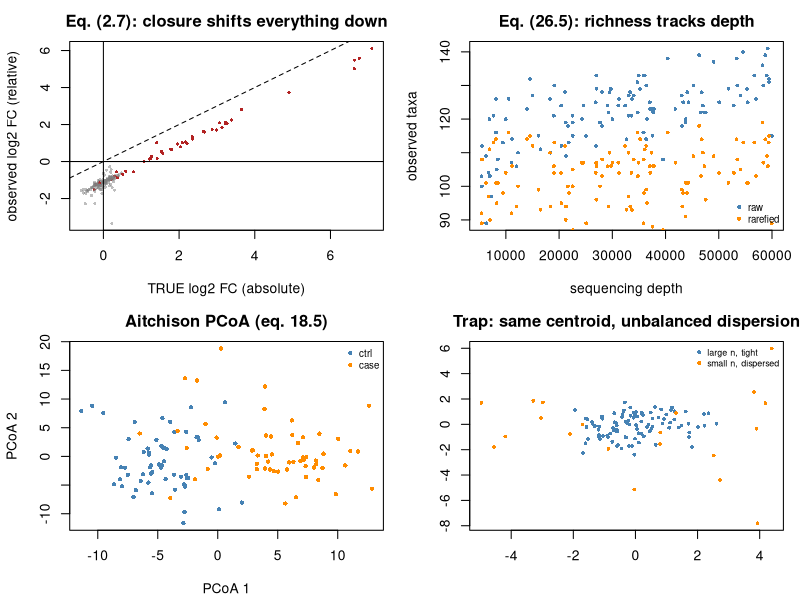

Write R code to recreate this figure.
## ---- chunk 1
MODULE_NAME <- "36_microbiome_compositional"
OUT <- file.path(Sys.getenv("STATS_OUT", unset = "results"), MODULE_NAME)
dir.create(OUT, recursive = TRUE, showWarnings = FALSE)
header <- function(txt) cat("\n", strrep("=", 72), "\n", txt, "\n",
                            strrep("=", 72), "\n", sep = "")
## ---- chunk 2
header("1. Absolute truth -> relative observation (26.1)")
simulate_microbiome <- function(n = 120, D = 180, n_changed = 45, log_effect = 1.9,
                                depth_lo = 5000, depth_hi = 60000) {
  group <- factor(rep(c("ctrl","case"), c(n %/% 2, n - n %/% 2)), levels = c("ctrl","case"))
  base <- exp(rnorm(D, 5.5, 2.2))
  true_log_fc <- numeric(D)
  changed <- sample(D, n_changed)
  ## Deliberately ASYMMETRIC: most changed taxa INCREASE, so the total shifts.
  true_log_fc[changed] <- abs(rnorm(n_changed, 0, log_effect))
  A <- t(sapply(seq_len(n), function(i) {
    eff <- if (group[i] == "case") true_log_fc else 0
    base * exp(eff + rnorm(D, 0, 0.55))
  }))
  A[matrix(runif(n*D), n) < 0.25] <- 0            # structural zeros
  depth <- sample(depth_lo:depth_hi, n, TRUE)
  Y <- t(sapply(seq_len(n), function(i) rmultinom(1, depth[i], A[i, ]/sum(A[i, ]))))
  dimnames(Y) <- list(sprintf("S%03d", seq_len(n)), sprintf("Taxon%03d", seq_len(D)))
  dimnames(A) <- dimnames(Y)
  list(counts = Y, absolute = A,
       meta = data.frame(group = group, depth = depth, row.names = rownames(Y)),
       truth = data.frame(log_fc = true_log_fc, changed = true_log_fc != 0,
                          row.names = colnames(Y)))
}
set.seed(3601)
sim <- simulate_microbiome()
counts <- sim$counts; absolute <- sim$absolute; meta <- sim$meta; truth <- sim$truth
D <- ncol(counts)
cat(sprintf("  %d samples x %d taxa\n", nrow(counts), D))
cat(sprintf("  sequencing depth: %s - %s (%.1fx range)\n",
            format(min(meta$depth), big.mark=","), format(max(meta$depth), big.mark=","),
            max(meta$depth)/min(meta$depth)))
cat(sprintf("  zeros: %.1f%% of the table\n", 100*mean(counts == 0)))
cat(sprintf("  taxa with a TRUE absolute increase: %d\n", sum(truth$changed)))
tc <- mean(rowSums(absolute)[meta$group == "ctrl"])
ts <- mean(rowSums(absolute)[meta$group == "case"])
cat(sprintf("\n  TRUE total absolute load: ctrl %s, case %s  (%.2fx)\n",
            format(round(tc), big.mark=","), format(round(ts), big.mark=","), ts/tc))
cat("  The total went UP. Sequencing cannot see that - it only ever returns a\n")
cat("  FIXED number of reads. Everything below follows from that fact.\n")
## ---- chunk 3
header("2. Relative abundance of UNCHANGED taxa must fall (2.7)")
rel <- counts/rowSums(counts)
cat(sprintf("  %-26s%16s%16s%12s\n", "taxa", "mean rel. ctrl", "mean rel. case",
            "log2 ratio"))
for (row_ in list(list("TRULY increased", truth$changed),
                  list("TRULY unchanged", !truth$changed))) {
  rc <- mean(rel[meta$group == "ctrl", row_[[2]]])
  rs <- mean(rel[meta$group == "case", row_[[2]]])
  cat(sprintf("  %-26s%16.5f%16.5f%12.3f\n", row_[[1]], rc, rs, log2(rs/rc)))
}
cat("\n  The UNCHANGED taxa APPEAR to decrease in relative terms, because a\n")
cat("  fixed number of reads is shared with taxa that genuinely grew. This is\n")
cat("  arithmetic, not ecology (eq. 2.7).\n")
## ---- chunk 4
header("3. clr / alr transforms and the zero problem (26.2)-(26.3)")
clr <- function(X, pseudocount = 0.5) {                          # eq. (26.2)
  Xp <- X + pseudocount; Xp <- Xp/rowSums(Xp)
  lg <- log(Xp); lg - rowMeans(lg)
}
Z <- clr(counts)
cat(sprintf("  clr rows sum to zero: max |row sum| = %.2e\n", max(abs(rowSums(Z)))))
cat(sprintf("  -> the clr covariance matrix is SINGULAR (rank %d of %d), which is\n",
            D - 1, D))
cat("     why you cannot invert it directly for a graphical model (10.6).\n")
tx <- rownames(truth)[truth$changed][1]
cat(sprintf("\n  Pseudocount sensitivity - the same taxon's clr effect:\n"))
cat(sprintf("  %14s%26s%12s\n", "pseudocount", "clr effect (case-ctrl)", "p-value"))
for (pc in c(0.1, 0.5, 1, 5)) {
  Zp <- clr(counts, pc)
  a <- Zp[meta$group == "ctrl", tx]; b <- Zp[meta$group == "case", tx]
  cat(sprintf("  %14.1f%26.4f%12.2e\n", pc, mean(b) - mean(a), t.test(a, b)$p.value))
}
cat("\n  Report the pseudocount and show conclusions survive changing it.\n")
cat("  Distinguish SAMPLING zeros (present but unseen at this depth - a\n")
cat("  pseudocount is reasonable) from STRUCTURAL zeros (genuinely absent -\n")
cat("  these should be MODELLED, not filled).\n")
## ---- chunk 5
header("4. Differential abundance against a KNOWN absolute truth")
da_relative_ttest <- function(counts, meta) {
  rel <- counts/rowSums(counts)
  apply(rel, 2, function(v) tryCatch(t.test(v ~ meta$group)$p.value, error = function(e) 1))
}
da_clr_ttest <- function(counts, meta, pc = 0.5) {
  Z <- clr(counts, pc)
  apply(Z, 2, function(v) tryCatch(t.test(v ~ meta$group)$p.value, error = function(e) 1))
}
da_ancombc_like <- function(counts, meta, pc = 0.5) {
  ## ANCOM-BC-style bias correction, eq. (26.4):
  ##     E[log Y_dj] = log A_dj + log d_j
  ## The sample-specific sampling fraction log d_j is a location shift COMMON
  ## to every taxon within a sample. Estimate it robustly (the median log
  ## abundance), subtract, then test taxon-wise linear models.
  logY <- log(counts + pc)
  corrected <- logY - apply(logY, 1, median)
  g <- as.numeric(meta$group == "case")
  X <- cbind(1, g)
  beta <- qr.coef(qr(X), corrected)
  resid <- corrected - X %*% beta
  dof <- nrow(X) - 2
  se <- sqrt(colSums(resid^2)/dof * chol2inv(qr.R(qr(X)))[2, 2])
  2*pt(abs(beta[2, ]/pmax(se, 1e-12)), dof, lower.tail = FALSE)
}
score <- function(p, label) {
  q <- p.adjust(p, "BH"); rej <- q < 0.05
  tp <- sum(rej & truth$changed); fp <- sum(rej & !truth$changed)
  cat(sprintf("  %-40s%7d%6d%6d%9.2f%8.3f\n", label, sum(rej), tp, fp,
              tp/sum(truth$changed), fp/max(sum(rej), 1)))
}
cat(sprintf("  Truth = an ABSOLUTE increase in %d taxa.\n", sum(truth$changed)))
cat(sprintf("  %-40s%7s%6s%6s%9s%8s\n", "method", "rej", "TP", "FP", "sens", "FDP"))
score(da_relative_ttest(counts, meta), "t-test on relative abundance")
score(da_clr_ttest(counts, meta), "clr + t-test (26.2)")
score(da_ancombc_like(counts, meta), "ANCOM-BC-style bias correction (26.4)")
cat("\n  The naive relative test produces a large number of false positives -\n")
cat("  the UNCHANGED taxa whose SHARE fell because the changed ones grew.\n")
cat("  Estimating and removing the sample-specific sampling fraction (26.4) is\n")
cat("  what ANCOM-BC2 does, and it is why it controls FDR where naive\n")
cat("  relative-abundance tests do not.\n")
## ---- chunk 6
header("5. Alpha diversity and rarefaction (26.5)")
shannon <- function(x) { p <- x[x > 0]/sum(x); -sum(p*log(p)) }
chao1 <- function(x) {
  s <- sum(x > 0); f1 <- sum(x == 1); f2 <- sum(x == 2)
  if (f2 > 0) s + f1^2/(2*f2) else s + f1*(f1-1)/2
}
div <- data.frame(observed = rowSums(counts > 0),
                  shannon = apply(counts, 1, shannon),
                  chao1 = apply(counts, 1, chao1),
                  depth = meta$depth, group = meta$group)
cat("  Correlation of each index with sequencing DEPTH (a pure artefact):\n")
for (c_ in c("observed","shannon","chao1"))
  cat(sprintf("    %-10s Spearman = %+.3f\n", c_,
              cor(div$depth, div[[c_]], method = "spearman")))
set.seed(5)
min_depth <- min(meta$depth)
rare <- t(sapply(seq_len(nrow(counts)), function(i)
  rmultinom(1, min_depth, counts[i, ]/sum(counts[i, ]))))
cat(sprintf("\n  After rarefying to %s reads:\n", format(min_depth, big.mark=",")))
cat(sprintf("    observed   Spearman with depth = %+.3f\n",
            cor(meta$depth, rowSums(rare > 0), method = "spearman")))
cat(sprintf("    shannon    Spearman with depth = %+.3f\n",
            cor(meta$depth, apply(rare, 1, shannon), method = "spearman")))
cat("\n  Diversity estimation is one of the FEW places rarefying is defensible -\n")
cat("  richness is intrinsically depth-dependent. For DIFFERENTIAL ABUNDANCE,\n")
cat("  rarefying throws away data and power; use an offset or a bias-corrected\n")
cat("  model instead.\n")
for (c_ in c("observed","shannon")) {
  v <- if (c_ == "observed") rowSums(rare > 0) else apply(rare, 1, shannon)
  cat(sprintf("    %-10s ctrl %8.3f  case %8.3f  p = %.4f\n", c_,
              mean(v[meta$group == "ctrl"]), mean(v[meta$group == "case"]),
              t.test(v ~ meta$group)$p.value))
}
## ---- chunk 7
header("6. PERMANOVA must be paired with a DISPERSION test (26.6)")
aitchison_distance <- function(counts, pc = 0.5) dist(clr(counts, pc))   # eq. (18.5)
bray_curtis_matrix <- function(counts) {
  R <- counts/rowSums(counts); n <- nrow(R)
  D <- matrix(0, n, n)
  for (i in seq_len(n)) D[i, ] <- rowSums(abs(sweep(R, 2, R[i, ])))/rowSums(sweep(R, 2, R[i, ], "+"))
  as.dist(D)
}
permanova <- function(D, group, n_perm = 299) {
  D2 <- as.matrix(D)^2; n <- nrow(D2); g <- as.character(group)
  pf <- function(lab) {
    total <- sum(D2)/(2*n); within <- 0
    for (lv in unique(lab)) { m <- lab == lv; within <- within + sum(D2[m, m])/(2*sum(m)) }
    a <- length(unique(lab))
    ((total - within)/(a - 1))/(within/(n - a))
  }
  f <- pf(g)
  null <- replicate(n_perm, pf(sample(g)))
  c(F = f, p = (1 + sum(null >= f))/(n_perm + 1))
}
permdisp <- function(D, group, n_perm = 299) {
  Dm <- as.matrix(D); g <- as.character(group)
  disp <- numeric(length(g))
  for (lv in unique(g)) {
    m <- which(g == lv)
    medoid <- m[which.min(rowSums(Dm[m, m, drop = FALSE]))]
    disp[m] <- Dm[m, medoid]
  }
  lv <- unique(g)
  obs <- abs(mean(disp[g == lv[1]]) - mean(disp[g == lv[2]]))
  null <- replicate(n_perm, {
    pg <- sample(g); abs(mean(disp[pg == lv[1]]) - mean(disp[pg == lv[2]]))
  })
  c(diff = obs, p = (1 + sum(null >= obs))/(n_perm + 1))
}
set.seed(3602)
for (row_ in list(list("Aitchison (18.5)", aitchison_distance(counts)),
                  list("Bray-Curtis (18.4)", bray_curtis_matrix(counts)))) {
  pv <- permanova(row_[[2]], meta$group); dv <- permdisp(row_[[2]], meta$group)
  cat(sprintf("  %-22s PERMANOVA F = %6.3f, p = %.4f   |   dispersion diff = %.4f, p = %.4f\n",
              row_[[1]], pv["F"], pv["p"], dv["diff"], dv["p"]))
}
cat("\n  TRAP DEMO - groups with IDENTICAL centroids but different spread.\n")
cat("  How often does PERMANOVA wrongly declare a location difference?\n\n")
cat(sprintf("  %-34s%10s%27s\n", "design", "sd ratio", "PERMANOVA rejection rate"))
for (cfg in list(c(60, 60, 1), c(100, 20, 2), c(20, 100, 3))) {
  na_ <- cfg[1]; nb_ <- cfg[2]
  lab <- c("balanced (60 vs 60)", "unbalanced, SMALL grp dispersed",
           "unbalanced, LARGE grp dispersed")[cfg[3]]
  for (sdr in c(2, 3)) {
    rate <- mean(replicate(25, {
      Zt <- rbind(matrix(rnorm(na_*20, 0, 1), na_), matrix(rnorm(nb_*20, 0, sdr), nb_))
      permanova(dist(Zt), rep(c("a","b"), c(na_, nb_)), n_perm = 149)["p"] < 0.05
    }))
    cat(sprintf("  %-34s%10.1f%26.0f%%\n", lab, sdr, 100*rate))
  }
}
cat("\n  The result is sharper than the usual warning. PERMANOVA is fairly\n")
cat("  ROBUST to dispersion differences when the design is BALANCED. It breaks\n")
cat("  down badly when the groups are UNBALANCED and the SMALLER group is the\n")
cat("  more dispersed one - then it rejects almost always, with identical\n")
cat("  centroids. (Anderson & Walsh 2013 document exactly this asymmetry.)\n")
cat("\n  Two practical consequences:\n")
cat("   * Balance your group sizes - yet another payoff from design.\n")
cat("   * Always report PERMDISP alongside PERMANOVA, and say which of\n")
cat("     'different centroids' and 'different spread' your data support.\n")
## ---- chunk 8
png(file.path(OUT, "microbiome.png"), width = 1100, height = 800, res = 110)
par(mfrow = c(2, 2), mar = c(4.2, 4.2, 2.5, 1))
ma_c <- colMeans(absolute[meta$group == "ctrl", ]); ma_s <- colMeans(absolute[meta$group == "case", ])
mr_c <- colMeans(rel[meta$group == "ctrl", ]); mr_s <- colMeans(rel[meta$group == "case", ])
ok <- ma_c > 0 & mr_c > 0
plot(log2(ma_s[ok]/ma_c[ok]), log2(mr_s[ok]/mr_c[ok]), pch = 16, cex = 0.5,
     col = ifelse(truth$changed[ok], "firebrick", adjustcolor("grey50", 0.5)),
     xlab = "TRUE log2 FC (absolute)", ylab = "observed log2 FC (relative)",
     main = "Eq. (2.7): closure shifts everything down")
abline(h = 0); abline(v = 0); abline(0, 1, lty = 2)
plot(div$depth, div$observed, pch = 16, cex = 0.6, col = "steelblue",
     xlab = "sequencing depth", ylab = "observed taxa",
     main = "Eq. (26.5): richness tracks depth")
points(div$depth, rowSums(rare > 0), pch = 16, cex = 0.6, col = "darkorange")
legend("bottomright", c("raw","rarefied"), col = c("steelblue","darkorange"),
       pch = 16, bty = "n", cex = 0.7)
pco <- cmdscale(aitchison_distance(counts), k = 2)
plot(pco, pch = 16, cex = 0.7, col = c("steelblue","darkorange")[meta$group],
     xlab = "PCoA 1", ylab = "PCoA 2", main = "Aitchison PCoA (eq. 18.5)")
legend("topright", levels(meta$group), col = c("steelblue","darkorange"),
       pch = 16, bty = "n", cex = 0.7)
set.seed(6)
Zc <- rbind(matrix(rnorm(100*20, 0, 1), 100), matrix(rnorm(20*20, 0, 3), 20))
plot(Zc[, 1], Zc[, 2], pch = 16, cex = 0.6,
     col = c(rep("steelblue", 100), rep("darkorange", 20)),
     main = "Trap: same centroid, unbalanced dispersion", xlab = "", ylab = "")
legend("topright", c("large n, tight","small n, dispersed"),
       col = c("steelblue","darkorange"), pch = 16, bty = "n", cex = 0.65)
invisible(dev.off())
cat("\nFigure written to", file.path(OUT, "microbiome.png"), "\n")
## ---- chunk 9

## ---- chunk 10

## ---- chunk 11
# sub <- colnames(counts)[1:40]
# Cabs <- cor(absolute[, sub]); Crel <- cor(rel[, sub]); Cclr <- cor(clr(counts)[, sub])
# off <- upper.tri(Cabs)
# for (row_ in list(list("ABSOLUTE (the truth)", Cabs), list("relative (closed)", Crel),
#                   list("clr", Cclr)))
#   cat(sprintf("  %-24s mean off-diag r = %+.4f, max |r| = %.3f\n", row_[[1]],
#               mean(row_[[2]][off]), max(abs(row_[[2]][off]))))
#
# ## Closure forces the AVERAGE correlation negative (eq. 2.7). The clr partially
# ## removes it but is NOT a complete fix: clr rows also sum to zero, so clr
# ## values carry a residual negative constraint. For network inference use
# ## proportionality (phi, rho_p) or SPIEC-EASI, which estimate a sparse
# ## PRECISION matrix (eq. 10.6) on log-ratios rather than raw correlations.
## ---- chunk 12

## ---- chunk 13

## ---- chunk 14
# total_load <- rowSums(absolute)                    # the "qPCR" measurement
# abs_est <- rel * total_load
# logA <- log(abs_est + 1)
# g <- as.numeric(meta$group == "case"); X <- cbind(1, g)
# beta <- qr.coef(qr(X), logA); resid <- logA - X %*% beta
# se <- sqrt(colSums(resid^2)/(nrow(X)-2) * chol2inv(qr.R(qr(X)))[2,2])
# p_abs <- 2*pt(abs(beta[2, ]/pmax(se, 1e-12)), nrow(X)-2, lower.tail = FALSE)
# cat(sprintf("  %-40s%7s%6s%6s%9s%8s\n", "method","rej","TP","FP","sens","FDP"))
# score(da_ancombc_like(counts, meta), "bias-corrected relative (26.4)")
# score(p_abs, "ABSOLUTE abundance (rel x qPCR total)")
#
# ## With an absolute anchor the question becomes answerable DIRECTLY and both
# ## sensitivity and FDP improve. This is why spike-ins and qPCR total-load
# ## measurements are worth the effort: they convert an unidentifiable question
# ## into an identifiable one. Without them, state that your claim is about
# ## RELATIVE abundance.
## ---- chunk 15

## ---- chunk 16

## ---- chunk 17
# cat(sprintf("  %19s%12s%7s%6s%6s%9s%8s\n", "prevalence filter","taxa kept",
#             "rej","TP","FP","sens","FDP"))
# for (thr in c(0, 0.10, 0.25, 0.50)) {
#   keep <- colMeans(counts > 0) >= thr
#   p <- da_ancombc_like(counts[, keep, drop = FALSE], meta)
#   q <- p.adjust(p, "BH"); rej <- q < 0.05
#   t0 <- truth[names(p), ]
#   cat(sprintf("  %18.0f%%%12d%7d%6d%6d%9.2f%8.3f\n", 100*thr, sum(keep), sum(rej),
#               sum(rej & t0$changed), sum(rej & !t0$changed),
#               sum(rej & t0$changed)/sum(truth$changed),
#               sum(rej & !t0$changed)/max(sum(rej), 1)))
# }
#
# ## Prevalence is computed from the COUNTS alone, with no reference to the
# ## group labels, so it is OUTCOME-INDEPENDENT and cannot break FDR control
# ## (Module 08, section 6). Filtering on "taxa that differ between groups"
# ## would. Note the trade-off: aggressive filtering removes rare taxa that may
# ## be exactly the interesting ones. Pre-specify the rule.
